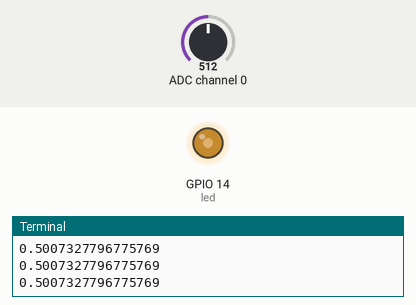
Bench run of a program on a simulated Raspberry Pi (BCM pin numbers). Shown: output pins drawn as LEDs (lit = HIGH), the last lines printed to the terminal. The inputs (shaded band) are chosen by the test bench; at power-on: ADC channel 0 = 512 (analog values on the 0–1023 scale).

Above: at 1.2 s.
1.3 s: ADC channel 0 set to 716
At 1.9 s:
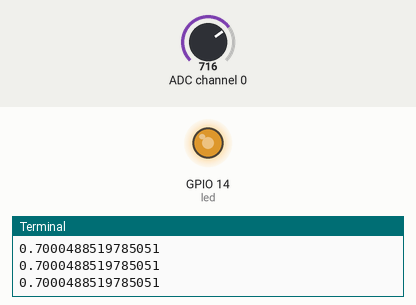
2.8 s: ADC channel 0 set to 900
At 3.3 s:
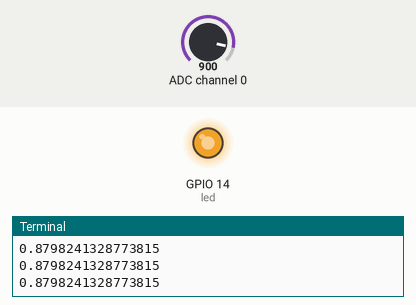
4.3 s: ADC channel 0 set to 122
At 4.8 s:
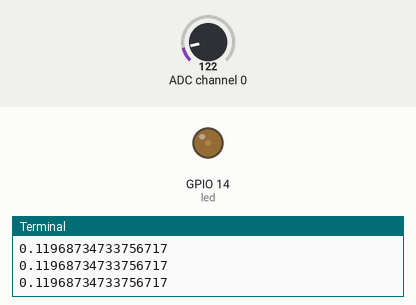
5.8 s: ADC channel 0 set to 0
At 6.3 s:
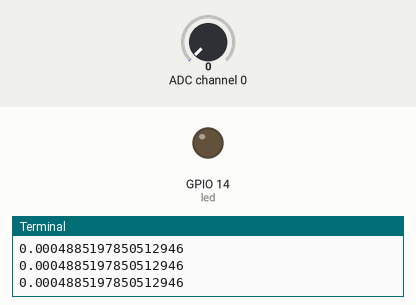
Timing chart, 0 to 8.3 s (numbered marks = the images above; inputs shaded):
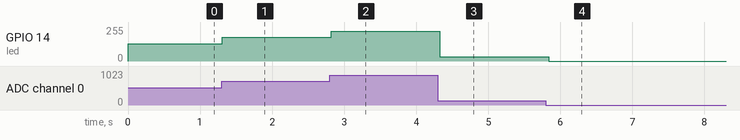

Measured:
- after the input at 1.3 s, GPIO 14 (led): 128/255 → 179/255 at once
- after the input at 2.8 s, GPIO 14 (led): 179/255 → 224/255 at once
- after the input at 4.3 s, GPIO 14 (led): 224/255 → 31/255 at once
- after the input at 5.8 s, GPIO 14 (led): 31/255 → 0/255 at once

The program:

4._ADC_potentiometer_LED.py
```python
from gpiozero import PWMLED, MCP3008 # import pwm for LED and MCP3008 classes from gpiozero library
from time import sleep

# Create an MCP3008 object called pot that refers to channel 0
pot = MCP3008(0)

# Create a PWMLED object called led that refers to GPIO 14
led = PWMLED(14)

try:
    while True:
        # Check if the pot value is close to zero
        if pot.value < 0.001:
            led.value = 0
        else:
            # otherwise, set the brightness to the pot value
            led.value = pot.value
        print(pot.value)

        sleep(0.1)

except KeyboardInterrupt:
    print("Keyboard Interrupt detected, Exiting Program")
```
